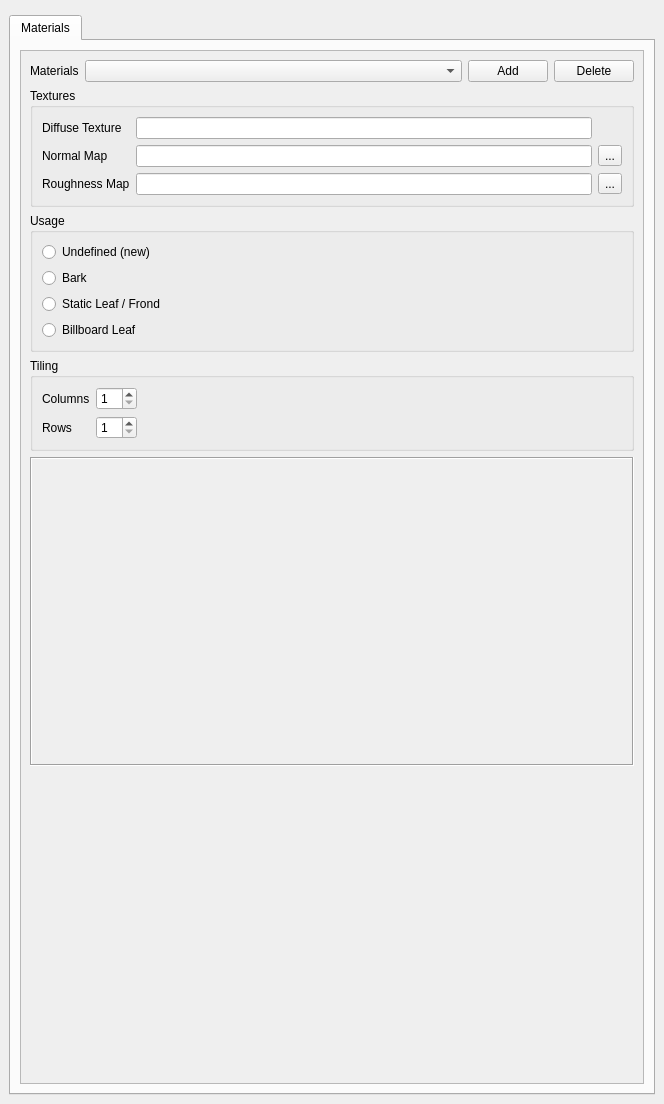
<?xml version="1.0" encoding="UTF-8"?>
<ui version="4.0">
 <class>ResourceEditorWidget</class>
 <widget class="QDockWidget" name="ResourceEditorWidget">
  <property name="geometry">
   <rect>
    <x>0</x>
    <y>0</y>
    <width>664</width>
    <height>1104</height>
   </rect>
  </property>
  <property name="floating">
   <bool>true</bool>
  </property>
  <property name="features">
   <set>QDockWidget::DockWidgetFloatable|QDockWidget::DockWidgetMovable</set>
  </property>
  <property name="windowTitle">
   <string>Resource Editor</string>
  </property>
  <widget class="QWidget" name="dockWidgetContents">
   <layout class="QVBoxLayout" name="verticalLayout">
    <item>
     <widget class="QWidget" name="widget_Toolbar" native="true">
      <property name="sizePolicy">
       <sizepolicy hsizetype="Expanding" vsizetype="Preferred">
        <horstretch>0</horstretch>
        <verstretch>0</verstretch>
       </sizepolicy>
      </property>
     </widget>
    </item>
    <item>
     <widget class="QTabWidget" name="tabWidget_2">
      <property name="currentIndex">
       <number>0</number>
      </property>
      <widget class="QWidget" name="tab_6">
       <attribute name="title">
        <string>Materials</string>
       </attribute>
       <layout class="QHBoxLayout" name="horizontalLayout_71">
        <item>
         <widget class="QScrollArea" name="ScrollMaterials">
          <property name="widgetResizable">
           <bool>true</bool>
          </property>
          <widget class="QWidget" name="scrollAreaWidgetContents">
           <property name="geometry">
            <rect>
             <x>0</x>
             <y>0</y>
             <width>620</width>
             <height>1002</height>
            </rect>
           </property>
           <layout class="QVBoxLayout" name="verticalLayout_39">
            <item>
             <layout class="QHBoxLayout" name="horizontalLayout_36">
              <item>
               <widget class="QLabel" name="label_97">
                <property name="text">
                 <string>Materials</string>
                </property>
               </widget>
              </item>
              <item>
               <widget class="QComboBox" name="ComboMaterials">
                <property name="sizePolicy">
                 <sizepolicy hsizetype="Expanding" vsizetype="Fixed">
                  <horstretch>0</horstretch>
                  <verstretch>0</verstretch>
                 </sizepolicy>
                </property>
                <property name="insertPolicy">
                 <enum>QComboBox::InsertAtBottom</enum>
                </property>
                <property name="frame">
                 <bool>true</bool>
                </property>
               </widget>
              </item>
              <item>
               <widget class="QPushButton" name="ButtonMaterialAdd">
                <property name="sizePolicy">
                 <sizepolicy hsizetype="Preferred" vsizetype="Fixed">
                  <horstretch>0</horstretch>
                  <verstretch>0</verstretch>
                 </sizepolicy>
                </property>
                <property name="text">
                 <string>Add</string>
                </property>
               </widget>
              </item>
              <item>
               <widget class="QPushButton" name="ButtonMaterialDelete">
                <property name="sizePolicy">
                 <sizepolicy hsizetype="Preferred" vsizetype="Fixed">
                  <horstretch>0</horstretch>
                  <verstretch>0</verstretch>
                 </sizepolicy>
                </property>
                <property name="text">
                 <string>Delete</string>
                </property>
               </widget>
              </item>
             </layout>
            </item>
            <item>
             <widget class="QGroupBox" name="GroupTextures">
              <property name="title">
               <string>Textures</string>
              </property>
              <property name="flat">
               <bool>true</bool>
              </property>
              <layout class="QVBoxLayout" name="verticalLayout_36">
               <item>
                <layout class="QGridLayout" name="gridLayout_23">
                 <item row="0" column="1">
                  <widget class="QLineEdit" name="LineMaterialDiffuse">
                   <property name="readOnly">
                    <bool>true</bool>
                   </property>
                  </widget>
                 </item>
                 <item row="1" column="1">
                  <widget class="QLineEdit" name="LineMaterialNormal">
                   <property name="readOnly">
                    <bool>true</bool>
                   </property>
                  </widget>
                 </item>
                 <item row="1" column="0">
                  <widget class="QLabel" name="label_96">
                   <property name="text">
                    <string>Normal Map</string>
                   </property>
                  </widget>
                 </item>
                 <item row="1" column="2">
                  <widget class="QToolButton" name="ButtonSelectTextureNormal">
                   <property name="text">
                    <string>...</string>
                   </property>
                  </widget>
                 </item>
                 <item row="0" column="0">
                  <widget class="QLabel" name="label_10">
                   <property name="text">
                    <string>Diffuse Texture</string>
                   </property>
                  </widget>
                 </item>
                 <item row="2" column="0">
                  <widget class="QLabel" name="label_100">
                   <property name="text">
                    <string>Roughness Map</string>
                   </property>
                  </widget>
                 </item>
                 <item row="2" column="1">
                  <widget class="QLineEdit" name="LineMaterialRoughness">
                   <property name="readOnly">
                    <bool>true</bool>
                   </property>
                  </widget>
                 </item>
                 <item row="2" column="2">
                  <widget class="QToolButton" name="ButtonSelectTextureRoughness">
                   <property name="text">
                    <string>...</string>
                   </property>
                  </widget>
                 </item>
                </layout>
               </item>
              </layout>
             </widget>
            </item>
            <item>
             <widget class="QGroupBox" name="GroupUsage">
              <property name="title">
               <string>Usage</string>
              </property>
              <property name="flat">
               <bool>true</bool>
              </property>
              <layout class="QVBoxLayout" name="verticalLayout_35">
               <item>
                <widget class="QRadioButton" name="RadioMaterialUndef">
                 <property name="text">
                  <string>Undefined (new)</string>
                 </property>
                </widget>
               </item>
               <item>
                <widget class="QRadioButton" name="RadioMaterialBark">
                 <property name="text">
                  <string>Bark</string>
                 </property>
                </widget>
               </item>
               <item>
                <widget class="QRadioButton" name="RadioMaterialFrond">
                 <property name="text">
                  <string>Static Leaf / Frond</string>
                 </property>
                </widget>
               </item>
               <item>
                <widget class="QRadioButton" name="RadioMaterialLeaf">
                 <property name="text">
                  <string>Billboard Leaf</string>
                 </property>
                </widget>
               </item>
              </layout>
             </widget>
            </item>
            <item>
             <widget class="QGroupBox" name="GroupTiling">
              <property name="title">
               <string>Tiling</string>
              </property>
              <property name="flat">
               <bool>true</bool>
              </property>
              <layout class="QGridLayout" name="gridLayout">
               <item row="0" column="0">
                <widget class="QLabel" name="label_98">
                 <property name="text">
                  <string>Columns</string>
                 </property>
                </widget>
               </item>
               <item row="0" column="1">
                <widget class="QSpinBox" name="SpinMaterialTilingX">
                 <property name="minimum">
                  <number>1</number>
                 </property>
                 <property name="maximum">
                  <number>16</number>
                 </property>
                </widget>
               </item>
               <item row="0" column="2">
                <spacer name="horizontalSpacer_27">
                 <property name="orientation">
                  <enum>Qt::Horizontal</enum>
                 </property>
                 <property name="sizeHint" stdset="0">
                  <size>
                   <width>454</width>
                   <height>20</height>
                  </size>
                 </property>
                </spacer>
               </item>
               <item row="1" column="0">
                <widget class="QLabel" name="label_99">
                 <property name="text">
                  <string>Rows</string>
                 </property>
                </widget>
               </item>
               <item row="1" column="1">
                <widget class="QSpinBox" name="SpinMaterialTilingY">
                 <property name="minimum">
                  <number>1</number>
                 </property>
                 <property name="maximum">
                  <number>16</number>
                 </property>
                </widget>
               </item>
              </layout>
             </widget>
            </item>
            <item>
             <widget class="QLabel" name="LabelPreview">
              <property name="sizePolicy">
               <sizepolicy hsizetype="Preferred" vsizetype="Expanding">
                <horstretch>0</horstretch>
                <verstretch>0</verstretch>
               </sizepolicy>
              </property>
              <property name="frameShape">
               <enum>QFrame::Box</enum>
              </property>
              <property name="frameShadow">
               <enum>QFrame::Sunken</enum>
              </property>
              <property name="text">
               <string/>
              </property>
              <property name="pixmap">
               <pixmap resource="../resource.qrc">:/Icons/Icons/Application.png</pixmap>
              </property>
              <property name="scaledContents">
               <bool>false</bool>
              </property>
              <property name="alignment">
               <set>Qt::AlignCenter</set>
              </property>
              <property name="margin">
               <number>5</number>
              </property>
              <property name="textInteractionFlags">
               <set>Qt::NoTextInteraction</set>
              </property>
             </widget>
            </item>
            <item>
             <spacer name="verticalSpacer_5">
              <property name="orientation">
               <enum>Qt::Vertical</enum>
              </property>
              <property name="sizeHint" stdset="0">
               <size>
                <width>20</width>
                <height>40</height>
               </size>
              </property>
             </spacer>
            </item>
           </layout>
          </widget>
         </widget>
        </item>
       </layout>
      </widget>
     </widget>
    </item>
   </layout>
  </widget>
  <action name="action_New">
   <property name="icon">
    <iconset resource="../resource.qrc">
     <normaloff>:/Icons/Icons/New.png</normaloff>:/Icons/Icons/New.png</iconset>
   </property>
   <property name="text">
    <string>New</string>
   </property>
   <property name="toolTip">
    <string>New</string>
   </property>
  </action>
  <action name="action_Open">
   <property name="icon">
    <iconset resource="../resource.qrc">
     <normaloff>:/Icons/Icons/open.png</normaloff>:/Icons/Icons/open.png</iconset>
   </property>
   <property name="text">
    <string>Open</string>
   </property>
   <property name="toolTip">
    <string>Open...</string>
   </property>
  </action>
  <action name="action_Save">
   <property name="icon">
    <iconset resource="../resource.qrc">
     <normaloff>:/Icons/Icons/Save.png</normaloff>:/Icons/Icons/Save.png</iconset>
   </property>
   <property name="text">
    <string>Save</string>
   </property>
   <property name="toolTip">
    <string>Save</string>
   </property>
  </action>
  <action name="action_SaveAs">
   <property name="icon">
    <iconset resource="../resource.qrc">
     <normaloff>:/Icons/Icons/SaveAs.png</normaloff>:/Icons/Icons/SaveAs.png</iconset>
   </property>
   <property name="text">
    <string>Save As...</string>
   </property>
   <property name="toolTip">
    <string>Save As...</string>
   </property>
  </action>
  <action name="action_Export">
   <property name="icon">
    <iconset resource="../resource.qrc">
     <normaloff>:/Icons/Icons/ExportMesh.png</normaloff>:/Icons/Icons/ExportMesh.png</iconset>
   </property>
   <property name="text">
    <string>Export</string>
   </property>
   <property name="toolTip">
    <string>Export Mesh to OBJ or FBX format.</string>
   </property>
  </action>
  <action name="actionRenderDefault">
   <property name="icon">
    <iconset resource="../resource.qrc">
     <normaloff>:/Icons/Icons/RenderDefault.png</normaloff>:/Icons/Icons/RenderDefault.png</iconset>
   </property>
   <property name="text">
    <string>All Lighting Effects</string>
   </property>
   <property name="toolTip">
    <string>Render Textured</string>
   </property>
  </action>
  <action name="actionRenderWireframe">
   <property name="icon">
    <iconset resource="../resource.qrc">
     <normaloff>:/Icons/Icons/Wireframe.png</normaloff>:/Icons/Icons/Wireframe.png</iconset>
   </property>
   <property name="text">
    <string>Wireframe</string>
   </property>
   <property name="toolTip">
    <string>Render Wireframe</string>
   </property>
  </action>
  <action name="actionRenderSkeleton">
   <property name="icon">
    <iconset resource="../resource.qrc">
     <normaloff>:/Icons/Icons/Skeleton.png</normaloff>:/Icons/Icons/Skeleton.png</iconset>
   </property>
   <property name="text">
    <string>Tree Skeleton</string>
   </property>
   <property name="toolTip">
    <string>Render Tree Skeleton</string>
   </property>
  </action>
  <action name="actionRenderNormals">
   <property name="icon">
    <iconset resource="../resource.qrc">
     <normaloff>:/Icons/Icons/Normals.png</normaloff>:/Icons/Icons/Normals.png</iconset>
   </property>
   <property name="text">
    <string>Normals</string>
   </property>
   <property name="toolTip">
    <string>Render Normals</string>
   </property>
  </action>
  <action name="actionShowHideLeaves">
   <property name="checkable">
    <bool>true</bool>
   </property>
   <property name="icon">
    <iconset resource="../resource.qrc">
     <normaloff>:/Icons/Icons/Leaf.png</normaloff>:/Icons/Icons/Leaf.png</iconset>
   </property>
   <property name="text">
    <string>Show / Hide Leaves</string>
   </property>
   <property name="toolTip">
    <string>Whether to render Leaves</string>
   </property>
  </action>
  <action name="actionShowHideCollisionMeshes">
   <property name="checkable">
    <bool>true</bool>
   </property>
   <property name="icon">
    <iconset resource="../resource.qrc">
     <normaloff>:/Icons/Icons/construction_mode.png</normaloff>:/Icons/Icons/construction_mode.png</iconset>
   </property>
   <property name="text">
    <string>Show / Hide Collision Meshes</string>
   </property>
   <property name="toolTip">
    <string>Show or hide the collision meshes</string>
   </property>
  </action>
  <action name="actionPhysicalSimulation">
   <property name="checkable">
    <bool>true</bool>
   </property>
   <property name="icon">
    <iconset resource="../resource.qrc">
     <normaloff>:/Icons/Icons/run.png</normaloff>:/Icons/Icons/run.png</iconset>
   </property>
   <property name="text">
    <string>Physical Simulation</string>
   </property>
   <property name="toolTip">
    <string>Toggles Collision Avoidance</string>
   </property>
  </action>
  <action name="actionOrbitCamera">
   <property name="checkable">
    <bool>true</bool>
   </property>
   <property name="icon">
    <iconset resource="../resource.qrc">
     <normaloff>:/Icons/Icons/orbit_camera.png</normaloff>:/Icons/Icons/orbit_camera.png</iconset>
   </property>
   <property name="text">
    <string>Orbit Camera</string>
   </property>
   <property name="toolTip">
    <string>Toggles between Orbit Camera and Free Camera mode.</string>
   </property>
  </action>
  <action name="actionTranslate">
   <property name="icon">
    <iconset resource="../resource.qrc">
     <normaloff>:/Icons/Icons/TranslateGizmo.png</normaloff>:/Icons/Icons/TranslateGizmo.png</iconset>
   </property>
   <property name="text">
    <string>Translate</string>
   </property>
   <property name="toolTip">
    <string>Sets the Translate Mode.</string>
   </property>
  </action>
  <action name="actionRotate">
   <property name="icon">
    <iconset resource="../resource.qrc">
     <normaloff>:/Icons/Icons/RotateGizmo.png</normaloff>:/Icons/Icons/RotateGizmo.png</iconset>
   </property>
   <property name="text">
    <string>Rotate</string>
   </property>
   <property name="toolTip">
    <string>Sets the Rotate mode.</string>
   </property>
  </action>
  <action name="actionUndo">
   <property name="icon">
    <iconset resource="../resource.qrc">
     <normaloff>:/Icons/Icons/undo.png</normaloff>:/Icons/Icons/undo.png</iconset>
   </property>
   <property name="text">
    <string>Undo</string>
   </property>
   <property name="toolTip">
    <string>Undo the last operation.</string>
   </property>
  </action>
  <action name="actionRedo">
   <property name="icon">
    <iconset resource="../resource.qrc">
     <normaloff>:/Icons/Icons/redo.png</normaloff>:/Icons/Icons/redo.png</iconset>
   </property>
   <property name="text">
    <string>Redo</string>
   </property>
   <property name="toolTip">
    <string>Redo the previously undone operation.</string>
   </property>
  </action>
  <action name="actionHideGizmos">
   <property name="icon">
    <iconset resource="../resource.qrc">
     <normaloff>:/Icons/Icons/InvisibleGizmo.png</normaloff>:/Icons/Icons/InvisibleGizmo.png</iconset>
   </property>
   <property name="text">
    <string>Hide Gizmos</string>
   </property>
   <property name="toolTip">
    <string>Hides all Gizmos</string>
   </property>
  </action>
  <action name="actionToggleGizmo">
   <property name="icon">
    <iconset resource="../resource.qrc">
     <normaloff>:/Icons/Icons/ToggleGizmo.png</normaloff>:/Icons/Icons/ToggleGizmo.png</iconset>
   </property>
   <property name="text">
    <string>Toggle Gizmo Mode</string>
   </property>
   <property name="toolTip">
    <string>Switches through the different gizmo modes.</string>
   </property>
  </action>
  <action name="actionAbout">
   <property name="icon">
    <iconset resource="../resource.qrc">
     <normaloff>:/Icons/Icons/Application.png</normaloff>:/Icons/Icons/Application.png</iconset>
   </property>
   <property name="text">
    <string>About</string>
   </property>
   <property name="toolTip">
    <string>Shows the About dialog.</string>
   </property>
  </action>
  <action name="actionRenderDiffuse">
   <property name="icon">
    <iconset resource="../resource.qrc">
     <normaloff>:/Icons/Icons/RenderDiffuse.png</normaloff>:/Icons/Icons/RenderDiffuse.png</iconset>
   </property>
   <property name="text">
    <string>Diffuse Color</string>
   </property>
   <property name="toolTip">
    <string>Renders only the diffuse color.</string>
   </property>
  </action>
  <action name="actionRenderLight">
   <property name="icon">
    <iconset resource="../resource.qrc">
     <normaloff>:/Icons/Icons/RenderLight.png</normaloff>:/Icons/Icons/RenderLight.png</iconset>
   </property>
   <property name="text">
    <string>Direct Light</string>
   </property>
   <property name="toolTip">
    <string>Renders only the light.</string>
   </property>
  </action>
  <action name="actionRenderAmbient">
   <property name="icon">
    <iconset resource="../resource.qrc">
     <normaloff>:/Icons/Icons/RenderAmbient.png</normaloff>:/Icons/Icons/RenderAmbient.png</iconset>
   </property>
   <property name="text">
    <string>Ambient Occlusion</string>
   </property>
   <property name="toolTip">
    <string>Renders only the ambient light term.</string>
   </property>
  </action>
  <action name="actionRenderSkylight">
   <property name="icon">
    <iconset resource="../resource.qrc">
     <normaloff>:/Icons/Icons/RenderSkylight.png</normaloff>:/Icons/Icons/RenderSkylight.png</iconset>
   </property>
   <property name="text">
    <string>Skylight</string>
   </property>
   <property name="toolTip">
    <string>Renders only the ambient light from the sky.</string>
   </property>
  </action>
  <action name="actionToggleRenderMode">
   <property name="icon">
    <iconset resource="../resource.qrc">
     <normaloff>:/Icons/Icons/RenderDefault.png</normaloff>:/Icons/Icons/RenderDefault.png</iconset>
   </property>
   <property name="text">
    <string>Toggle Render Mode</string>
   </property>
  </action>
 </widget>
 <resources>
  <include location="../resource.qrc"/>
 </resources>
 <connections/>
</ui>
